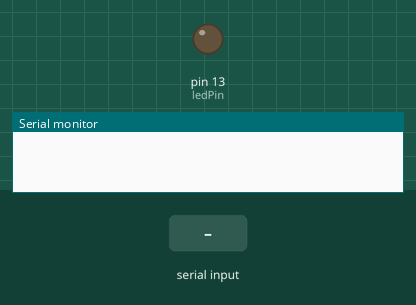
Bench run of a sketch on a simulated Arduino Uno, built with avr-gcc and run on an emulated ATmega328P. Parts: output pins drawn as LEDs (lit = HIGH), the last lines printed to the serial monitor. Inputs (shaded band) come from the test bench.

Above: at 1.2 s.
1.3 s: "1" received over Serial
At 3.0 s:
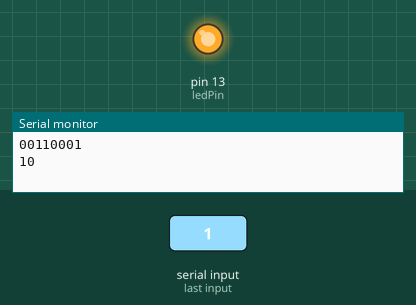
3.8 s: "0" received over Serial
At 5.5 s:
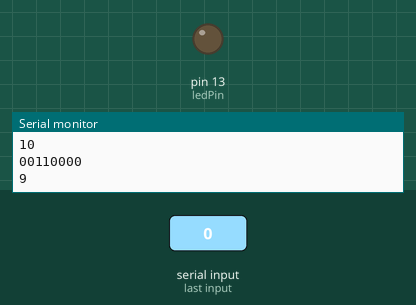
Timing chart, 0 to 7.0 s (numbered marks = the images above; inputs shaded):
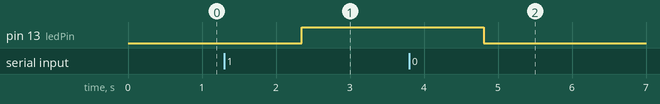

The sketch:

lightDataTransmitter.ino
```cpp
int ledPin = 13;      // select the pin for the LED
char input[8];
String input_serial;

void setup() {
  pinMode(ledPin, OUTPUT);
  Serial.begin(9600);
  while (!Serial) {
    ;
  }
}

void loop() {
  if (Serial.available()) {   // if anything on port
    String myText = Serial.readString();   // read one character
    unsigned long StartTime = millis();
    if ((myText.length()) > 0) {
      digitalWrite(ledPin, HIGH);
      delay(1);
      digitalWrite(ledPin, LOW);
      delay(1);
      for (int i = 0; i < myText.length(); i++) {
        char myChar = myText.charAt(i);
        for (int i = 7; i >= 0; i--) {
          byte bytes = bitRead(myChar, i);
          if (bytes == 1) {
            digitalWrite(ledPin, HIGH);
            Serial.print("1");
          } else {
            digitalWrite(ledPin, LOW);
            Serial.print("0");
          }
          delay(1);
        }
      }
      unsigned long CurrentTime = millis();
      unsigned long ElapsedTime = CurrentTime - StartTime;
      Serial.println();
      Serial.println(ElapsedTime);
    }
  }
}
```

Measured:
- after the input at 1.3 s, pin 13 (ledPin): LOW → HIGH after 1.1 s
- after the input at 3.8 s, pin 13 (ledPin): HIGH → LOW after 1.0 s
